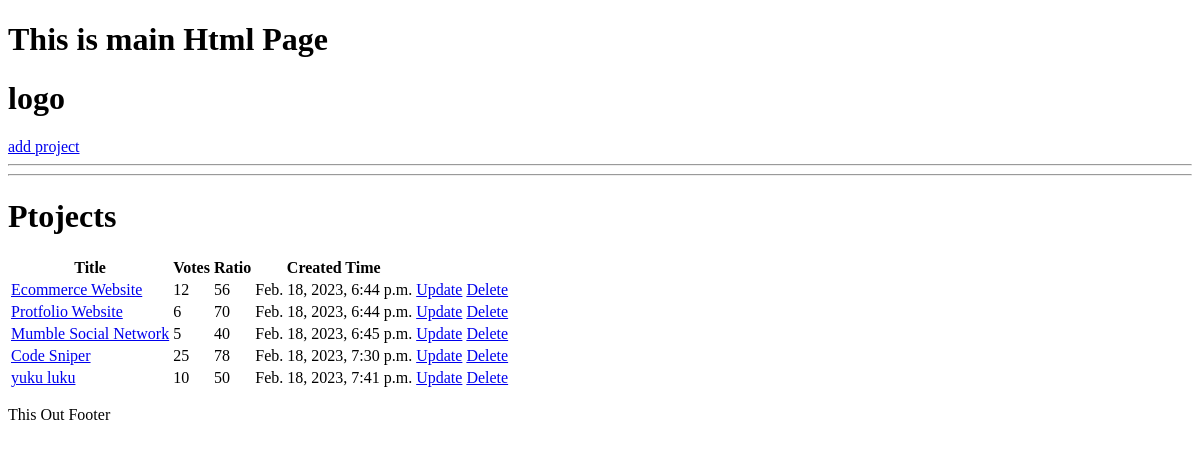
/, run on an earlier commit of the app's database.
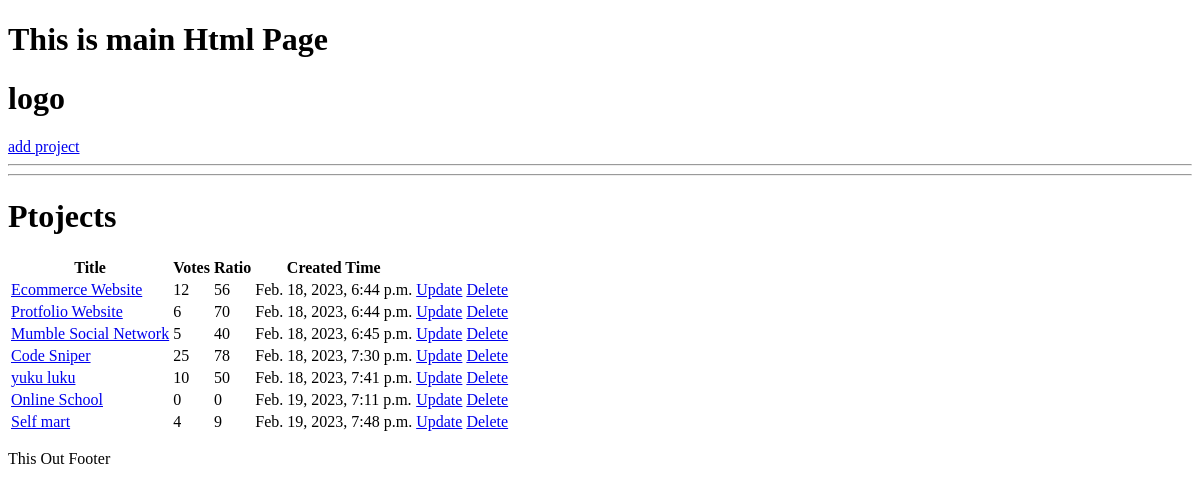
And on a later commit of the database.
### projects/models.py (models this page shows, shortened)
class project(models.Model):
    title = models.CharField(max_length=100)
    description = models.TextField(null=True, blank=True)
    demo_link = models.CharField(max_length=2000)
    source_link = models.CharField(max_length=2000,blank=True,null=True)
    tags = models.ManyToManyField('Tag', blank=True)
    vote_total =  models.IntegerField(default=0,null=True,blank=True)
    vote_ratio =  models.IntegerField(default=0,null=True,blank=True)
    created = models.DateTimeField(auto_now_add=True)
    id = models.UUIDField(default=uuid.uuid4,unique=True,primary_key=True,editable=False)

### projects/views.py (the view)
# urls.py: path('',include('projects.urls')),
def projects(request):
    pts = project.objects.all()
    context = {'projects': pts}
    return render(request, 'projects/projects.html',context)

### projects/templates/projects/projects.html
{% extends "main.html" %}
{% block content %}
<hr>
<h1> Ptojects </h1>
<table>
  <tr>
    <th>Title</th>
    <th>Votes</th>
    <th>Ratio</th>
    <th>Created Time</th>
    <th></th>
    <th></th>
  </tr>
  {% for project in projects %}
  <tr>
    <td><a href="{% url 'project' project.id %}">{{project.title}}</a></td>
    <td>{{project.vote_total}}</td>
    <td>{{project.vote_ratio}}</td>
    <td>{{project.created}}</td>
    <td><a href="{% url 'updateproject' project.id %}">Update</a></td>
    <td><a href="{% url 'delete' project.id %}">Delete</a></td>
  </tr>
  {% endfor %}
</table>
{% endblock content %}

What changed in the data, as far as the page shows it:
added project: title "Online School", vote_total "0", vote_ratio "0", created "Feb. 19, 2023, 7:11 p.m."
added project: title "Self mart", vote_total "4", vote_ratio "9", created "Feb. 19, 2023, 7:48 p.m."
